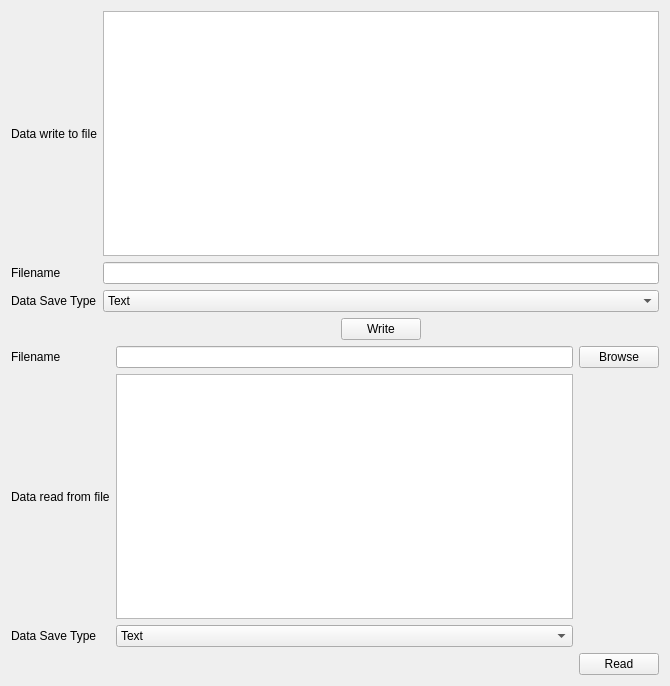
<?xml version="1.0" encoding="UTF-8"?>
<ui version="4.0">
 <class>FileReadWrite</class>
 <widget class="QMainWindow" name="FileReadWrite">
  <property name="geometry">
   <rect>
    <x>0</x>
    <y>0</y>
    <width>670</width>
    <height>686</height>
   </rect>
  </property>
  <property name="windowTitle">
   <string> File Read Write</string>
  </property>
  <widget class="QWidget" name="centralWidget">
   <layout class="QVBoxLayout" name="verticalLayout">
    <item>
     <layout class="QGridLayout" name="gridLayout">
      <item row="1" column="1">
       <widget class="QLineEdit" name="m_leWriteFileName"/>
      </item>
      <item row="1" column="0">
       <widget class="QLabel" name="m_pbWriteFileName">
        <property name="text">
         <string>Filename</string>
        </property>
       </widget>
      </item>
      <item row="2" column="0">
       <widget class="QLabel" name="m_lblWriteDataSaveType">
        <property name="text">
         <string>Data Save Type</string>
        </property>
       </widget>
      </item>
      <item row="0" column="0">
       <widget class="QLabel" name="m_lblDataWriteToFIle">
        <property name="text">
         <string>Data write to file</string>
        </property>
       </widget>
      </item>
      <item row="2" column="1">
       <widget class="QComboBox" name="m_cmbxWriteDataSaveType">
        <item>
         <property name="text">
          <string>Text</string>
         </property>
        </item>
        <item>
         <property name="text">
          <string>Binary</string>
         </property>
        </item>
       </widget>
      </item>
      <item row="0" column="1">
       <widget class="QPlainTextEdit" name="m_teDataWriteToFIle"/>
      </item>
      <item row="3" column="1">
       <layout class="QHBoxLayout" name="horizontalLayout">
        <item>
         <spacer name="horizontalSpacer">
          <property name="orientation">
           <enum>Qt::Horizontal</enum>
          </property>
          <property name="sizeHint" stdset="0">
           <size>
            <width>40</width>
            <height>20</height>
           </size>
          </property>
         </spacer>
        </item>
        <item>
         <widget class="QPushButton" name="m_pbWrite">
          <property name="text">
           <string>Write</string>
          </property>
         </widget>
        </item>
        <item>
         <spacer name="horizontalSpacer_2">
          <property name="orientation">
           <enum>Qt::Horizontal</enum>
          </property>
          <property name="sizeHint" stdset="0">
           <size>
            <width>40</width>
            <height>20</height>
           </size>
          </property>
         </spacer>
        </item>
       </layout>
      </item>
     </layout>
    </item>
    <item>
     <layout class="QGridLayout" name="gridLayout_2">
      <item row="3" column="0">
       <widget class="QLabel" name="m_lblReadDataSaveType">
        <property name="text">
         <string>Data Save Type</string>
        </property>
       </widget>
      </item>
      <item row="0" column="0">
       <widget class="QLabel" name="m_lblReadFileName">
        <property name="text">
         <string>Filename</string>
        </property>
       </widget>
      </item>
      <item row="1" column="0">
       <widget class="QLabel" name="m_lblDataReadFromFile">
        <property name="text">
         <string>Data read from file</string>
        </property>
       </widget>
      </item>
      <item row="4" column="2">
       <widget class="QPushButton" name="m_pbRead">
        <property name="text">
         <string>Read</string>
        </property>
       </widget>
      </item>
      <item row="0" column="1">
       <widget class="QLineEdit" name="m_leReadFileName"/>
      </item>
      <item row="1" column="1">
       <widget class="QPlainTextEdit" name="m_teDataReadFromFile">
        <property name="readOnly">
         <bool>true</bool>
        </property>
       </widget>
      </item>
      <item row="0" column="2">
       <widget class="QPushButton" name="m_pbSelectFile">
        <property name="text">
         <string>Browse</string>
        </property>
       </widget>
      </item>
      <item row="3" column="1">
       <widget class="QComboBox" name="m_cmbxReadDataSaveType">
        <item>
         <property name="text">
          <string>Text</string>
         </property>
        </item>
        <item>
         <property name="text">
          <string>Binary</string>
         </property>
        </item>
       </widget>
      </item>
     </layout>
    </item>
   </layout>
  </widget>
 </widget>
 <layoutdefault spacing="6" margin="11"/>
 <resources/>
 <connections/>
</ui>
